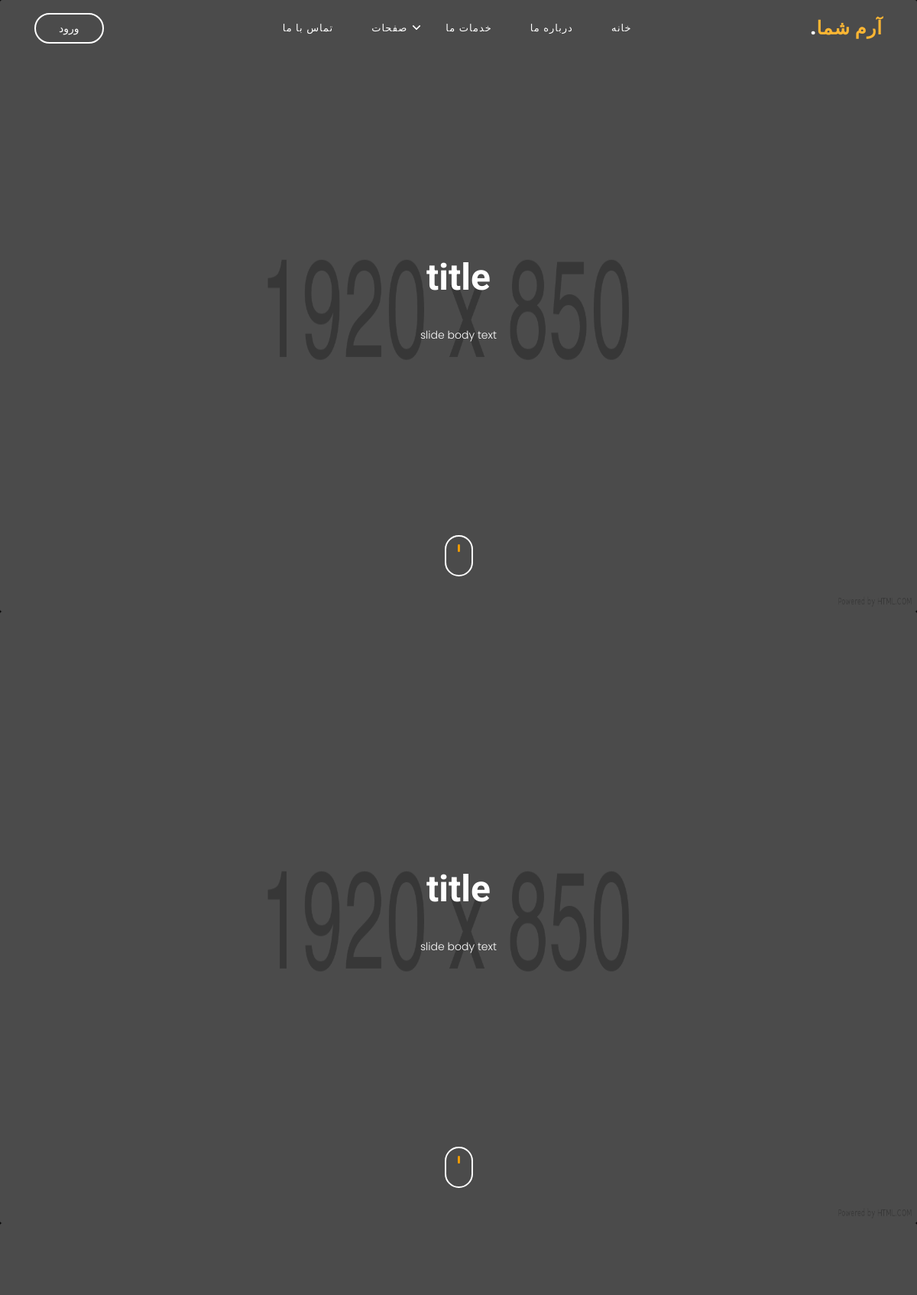
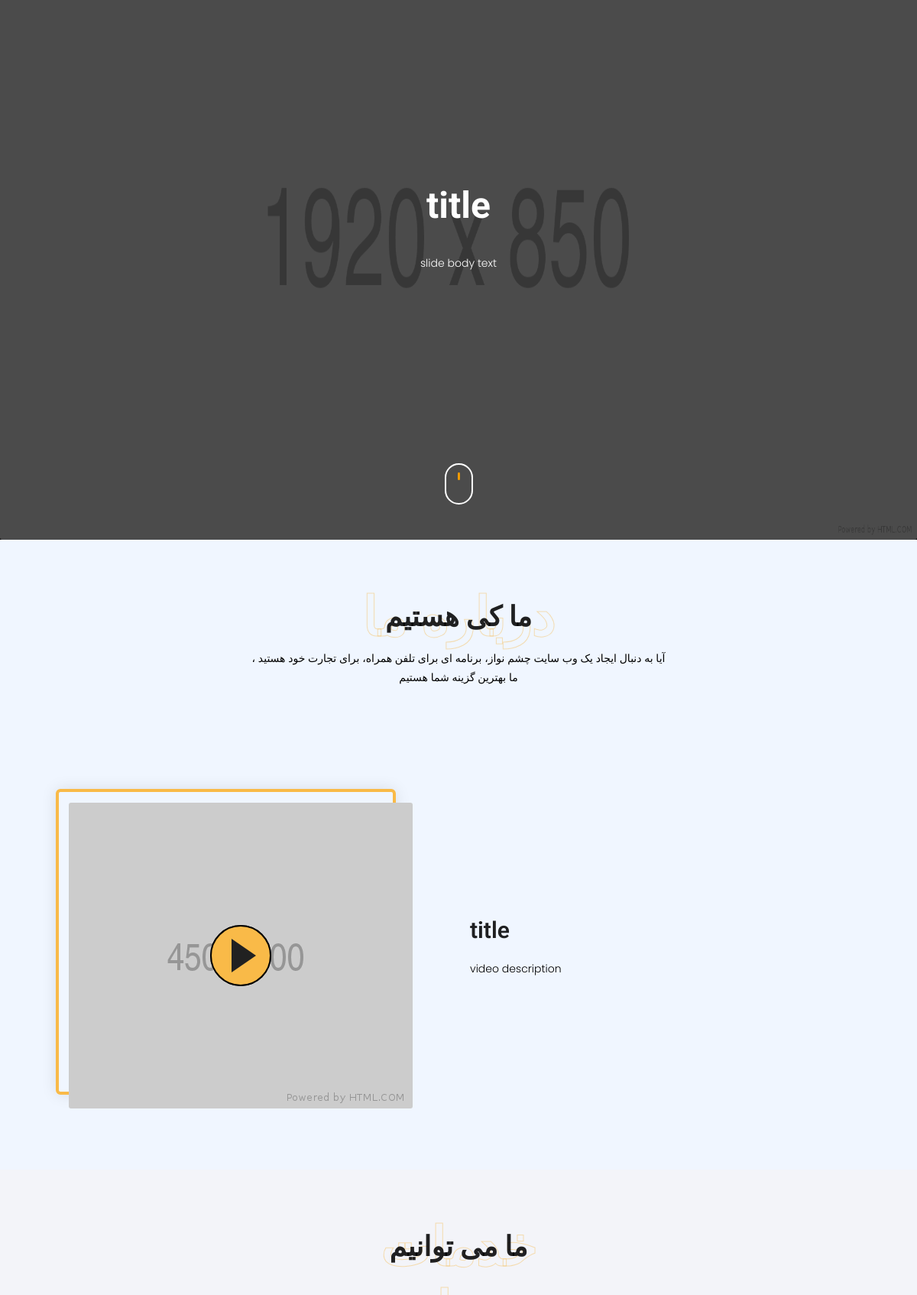
The page / (upper part) on the database its author committed (2 pictures, top to bottom).
### control_panel/models.py (models this page shows)
class slideshow(models.Model):
	slide_img=models.ImageField(upload_to='slides_img/',
								default='slides_img/default/default.png',
								blank=True)
	slide_title=models.TextField()
	slide_body_text=models.TextField()
	objects=slideshowManager()

class video(models.Model):
	cover_img=models.ImageField(upload_to='video/cover_img/',
								default='video/cover_img/default/default.png',
								blank=True)
	video_title=models.CharField(max_length=191)
	video_description=models.TextField()
	video_url=models.URLField(
		default='https://www.youtube.com/embed/17MBllYf6OY',blank=True)
	video_R_dir=models.BooleanField(default=True)
	objects=videoManager()

### main/views.py (the view)
# urls.py: path('',views.index,name='control_panel/index'),
def index(request):
	slideshow_array=list()
	for slide in slideshow.objects.all():
		slide.slide_body_text=slide.slide_body_text.split('\n')
		if '{' in slide.slide_title and '}' in slide.slide_title:
			slide_title_parts=slide.slide_title.split('}')
			title_parts=list()
			for slide_title_part in slide_title_parts:
				if '{' in slide_title_part:
					title_part={
						'title':slide_title_part.split('{')[0],
						'span':slide_title_part.split('{')[1]
						}
					title_parts.append(title_part)
				else:
					title_part={'title':slide_title_part,'span':''}
					title_parts.append(title_part)
			slideshow_arr={'object':slide,'title_parts':title_parts}
			slideshow_array.append(slideshow_arr)
		else:
			title_parts=list()
			title_part={
				'title':slide.slide_title,
				'span':''
				}
			title_parts.append(title_part)
			slideshow_arr={
				'object':slide,
				'title_parts':title_parts
				}
			slideshow_array.append(slideshow_arr)
	videos=video.objects.all()
	for _video in videos:
		_video.video_description=_video.video_description.split('\n')
	theme_name=''
	for theme in site_theme.objects.all():
		if theme.active:
			theme_name=theme.theme_name
			break
	pricing=our_pricing.objects.all()
	for i in range(len(pricing)):
		offers=list()
		_str=pricing[i].offers.split(',')
		for st in _str:
			offer={
				'offer':st.split(':')[0],
				'haveit':st.split(':')[1]
				}
			offers.append(offer)
		pricing[i].offers=offers
	counter_bg_img=mid_page.objects.all()[0].img
	counter_title=list()
	_str=mid_page.objects.all()[0].title.split('\n')
	for s in _str:
		str_=s.split('}')
		_line=list()
		for _s in str_:
			if '{' in _s:
				ct={
					'n_s':_s.split('{')[0],
					'span':_s.split('{')[1]
					}
				_line.append(ct)
			else:
				ct={
					'n_s':_s,
					'span':''
					}
				_line.append(ct)
		counter_title.append(_line)
	counter_des=mid_page.objects.all()[0].description.split('\n')
	counter_numbers_title_S=list()
	_str=mid_page.objects.all()[0].counter.split(',')
	for s in _str:
		counter={
			'title':s.split(':')[0],
			'num':s.split(':')[1]
			}
		counter_numbers_title_S.append(counter)
	if '|' in site_logo.objects.all()[0].title:
		_str=site_logo.objects.all()[0].title.split('|')
		_logo={
			'n_span':_str[0],
			'span':_str[1]
			}
	else:
		_str=site_logo.objects.all()[0].title
		_logo={
			'n_span':_str,
			'span':''
			}
	mid_page_img=mid_page_B.objects.all()[0].img
	mid_page_title=list()
	_str=mid_page_B.objects.all()[0].title.split('\n')
	for s in _str:
		str_=s.split('}')
		_line=list()
		for _s in str_:
			if '{' in _s:
				ct={
					'n_s':_s.split('{')[0],
					'span':_s.split('{')[1]
					}
				_line.append(ct)
			else:
				ct={
					'n_s':_s,
					'span':''
					}
				_line.append(ct)
		mid_page_title.append(_line)
	mid_page_des=mid_page_B.objects.all()[0].description.split('\n')
	work_process_=work_process.objects.all()
	for i in range(len(work_process_)):
		work_process_[i].description=work_process_[i].description.split('\n')
	news=our_news.objects.all()
	news_des_i=0
	for i in range(len(news)):
		news[i].description=news[i].description.split('\n')
		if len(news[i].description)>news_des_i:
			news_des_i=len(news[i].description)
	for i in range(len(news)):
		while len(news[i].description)<news_des_i:
			news[i].description.append('')
	return render(request,'main/index.html',
				  {
					  'site_title':site_title.objects.all(),
					  'logo':_logo,
					  'slideshow':slideshow_array,
					  'videos':videos,
					  'services':services.objects.all(),
					  'work_samples':work_samples.objects.all(),
					  'work_process':work_process_,
					  'our_team':our_team.objects.all(),
					  'customers':our_customers.objects.all(),
					  'pricings':pricing,
					  'news':news,
					  'counter_bg_img':counter_bg_img,
					  'counter_title':counter_title,
					  'counter_des':counter_des,
					  'mid_page_img':mid_page_img,
					  'mid_page_title':mid_page_title,
					  'mid_page_des':mid_page_des,
					  'img_array':img_array.objects.all(),
					  'cntS':counter_numbers_title_S,
					  'style':'web_01/css/style'+theme_name+'.css',
					  'responsive':'web_01/css/responsive'+theme_name+'.css',
					  'page_name':''
					  })

### templates/main/index.html (shortened to what this page needs)
{% load static %}
<!DOCTYPE html>
<html lang="fa">
<head>
	<link href="{% static 'web_01/css/bootstrap.min.css' %}" rel="stylesheet">
	<link href="{% static 'web_01/css/font-awesome.css' %}" rel="stylesheet">
	<link href="{% static 'web_01/css/slick.css' %}" rel="stylesheet">
	<link href="{% static style %}" rel="stylesheet">
	<link href="{% static responsive %}" rel="stylesheet">
</head>
<body>
<header id="topnav" class="defaultscroll sticky active">
	<div class="container">
		<div><a style="float: right" class="logo" href="/"><span
				class="text-primary">{{ logo.span }}</span>{{ logo.n_span }}</a>
		</div>
		{% if user.is_authenticated %}
			<div style="float: left" class="buy-button"><a href="/logout/" class="px-btn px-btn-outline">خروج</a>
			</div>
		{% else %}
			<div style="float: left" class="buy-button"><a href="/login/" class="px-btn px-btn-outline">ورود</a>
			</div>
		{% endif %}
		<div id="navigation" class="active">
			<ul style="text-align: right;" class="navigation-menu">
				<li class="last-elements"><a href="/contact-us/">تماس با ما</a>
				</li>
				<li class="has-submenu"><a href="javascript:void(0)">صفحات</a><span class="menu-arrow"></span>
				</li>
				<li><a href="/our-services/">خدمات ما</a>
				</li>
				<li><a href="/about-us/">درباره ما</a>
				</li>
				<li><a href="/">خانه</a>
				</li>
			</ul>
		</div>
	</div>
</header>
<section class="px-banner-2 white-text">
	<div class="px-modern-Slider">
		{% for slide in slideshow %}
			<div class="item">
				<div class="img-fill">
					<img src="{{ slide.object.slide_img.url }}" alt="img" class="img-fill">
					<div class="info">
						<div class="px-banner-center">
							<h1 class="hero-heading">
								{% for title_part in slide.title_parts %}
									{{ title_part.title }}
								{% endfor %}
							</h1>
							<p class="hero-content">
								{% for text in slide.object.slide_body_text %}
									{{ text }}
									<br>
								{% endfor %}
							</p>
						</div>
					</div>
					<div class="scroll-downs">
						<div class="mousey">
							<div class="scroller"></div>
						</div>
					</div>
				</div>
			</div>
		{% endfor %}
	</div>
</section>
<section class="section-padding px-intro-about p-relative px-pattern-bg px-bg-pattern">
	<div class="container">
		<div class="section-header">
			<h3 class="section-title fw-700">ما کی هستیم</h3>
			<h4 class="section-title-sub">درباره ما</h4>
			<p>آیا به دنبال ایجاد یک وب سایت چشم نواز، برنامه ای برای تلفن همراه، برای تجارت خود هستید ، ما بهترین
			   گزینه شما هستیم</p>
		</div>
		{% for video in videos %}
			<div class="row pt-80 px-custom">
				<div class="col-xl-6 col-lg-6 {% if video.video_R_dir %} order-last {% endif %}">
					<div class="px-intro-block-img">
						<img src="{{ video.cover_img.url }}" alt="img" class="img-fluid mx-auto d-block">
						<a id="play-video" name="{{ video.id }}" class="video-play-button"
						   href="{{ video.video_url }}">
							<span></span>
						</a>
					</div>
				</div>
				<div class="col-xl-6 col-lg-6 align-self-center">
					<div class="px-into-block-content">
						<h4 class="px-intro-block-title fw-600">{{ video.video_title }}</h4>
						<p>
							{% for sentences in video.video_description %}
								{{ sentences }}
								<br/>
							{% endfor %}
						</p>
					</div>
				</div>
			</div>
		{% endfor %}
	</div>
</section>
<section class="section-padding bg-light-white px-service-section p-relative pattern">
	<div class="container">
		<div class="section-header">
			<h3 class="fw-700 section-title">ما می توانیم</h3>
			<h4 class="section-title-sub">خدمات ما</h4>
			<p><br/>ما متعهد هستیم ضمن ارائه بهترین آموزش ، به مشتریان خود خدمات استثنایی ارائه دهیم</p>
		</div>
	</div>
</section>
</body>
</html>

### static/web_01/css/responsive.css (style rules this page uses)
@media (min-width: 992px) { #topnav #navigation { display: block !important; } }
@media (min-width: 992px) { #topnav .navigation-menu { display: -webkit-box; display: -ms-flexbox; display: flex; -webkit-box-pack: center; -ms-flex-pack: center; justify-content: center; } }
@media (min-width: 992px) { #topnav .navigation-menu > li > a { padding-top: 25px; padding-bottom: 25px; min-height: 62px; } }

### rows shown on the page
slideshow: object.slide_img (placeholder picture), title "title", slide_body_text "slide body text"
slideshow: object.slide_img (placeholder picture), title "title", slide_body_text "slide body text"
slideshow: object.slide_img (placeholder picture), title "title", slide_body_text "slide body text"
video: cover_img (placeholder picture), video_title "title", video_description "video description"

### other values the page prints
{{ logo.span }} "."
{{ logo.n_span }} "آرم شما"
